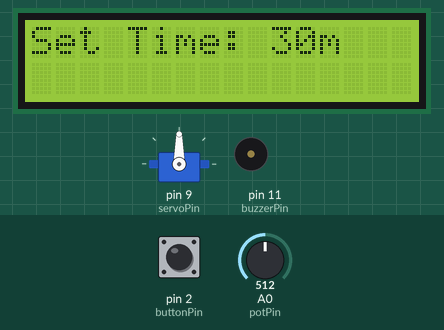
The sketch below on a simulated Arduino Uno, built with avr-gcc and run on an emulated ATmega328P. On the bench: 16×2 character LCD, servo, buzzer (waves = sounding, pin HIGH). The inputs (shaded band) are chosen by the test bench; at power-on: pin 2 (buttonPin) HIGH, A0 (potPin) = 512.

Above: at 1.2 s.
1.3 s: pin 2 (buttonPin) pulled LOW for 0.15 s
At 2.3 s:
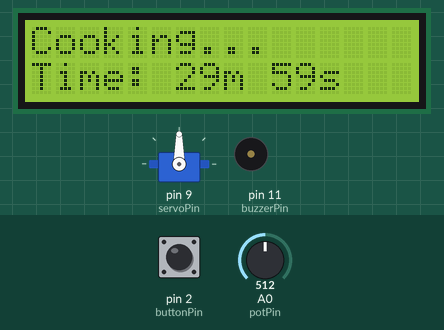
At 4.3 s:
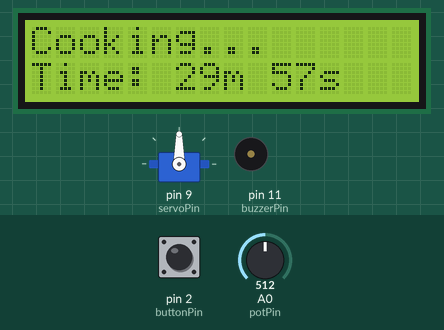
Timing chart, 0 to 5.8 s (numbered marks = the images above; inputs shaded):
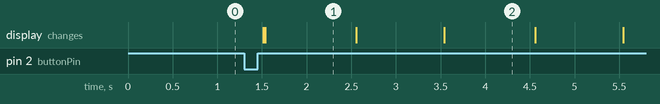

The sketch:

Code.ino
```cpp
#include <Wire.h>
#include <LiquidCrystal_I2C.h>
#include <Servo.h>

LiquidCrystal_I2C lcd(0x27, 16, 2);
Servo gasValve;

const int potPin = A0;
const int buttonPin = 2;
const int buzzerPin = 11;
const int servoPin = 9;

int setMinutes = 0;
unsigned long startTime;
unsigned long durationMs;
bool isRunning = false;

void setup() {
  lcd.init();
  lcd.backlight();
  gasValve.attach(servoPin);
  gasValve.write(90); // Initial "ON" position
  pinMode(buttonPin, INPUT_PULLUP);
  pinMode(buzzerPin, OUTPUT);
}

void loop() {
  if (!isRunning) {
    // Setting Phase
    int val = analogRead(potPin);
    setMinutes = map(val, 0, 1023, 0, 60); // 0 to 60 mins

    lcd.setCursor(0, 0);
    lcd.print("Set Time: ");
    lcd.print(setMinutes);
    lcd.print("m  ");

    if (digitalRead(buttonPin) == LOW && setMinutes > 0) {
      delay(200); // Debounce
      isRunning = true;
      startTime = millis();
      durationMs = (unsigned long)setMinutes * 60000;
      lcd.clear();
    }
  } else {
    // Countdown Phase
    unsigned long elapsed = millis() - startTime;
    if (elapsed >= durationMs) {
      // TIMER FINISHED
      gasValve.write(0); // Turn to OFF position
      digitalWrite(buzzerPin, HIGH);
      lcd.setCursor(0, 0);
      lcd.print("STOVE OFF!     ");
      delay(5000);
      digitalWrite(buzzerPin, LOW);
      isRunning = false;
    } else {
      // Display Remaining Time
      unsigned long remaining = (durationMs - elapsed) / 1000;
      lcd.setCursor(0, 0);
      lcd.print("Cooking...");
      lcd.setCursor(0, 1);
      lcd.print("Time: ");
      lcd.print(remaining / 60);
      lcd.print("m ");
      lcd.print(remaining % 60);
      lcd.print("s    ");
    }
  }
}
```

Measured:
- after the input at 1.3 s, the display: first changes after 0.21 s (image 1 shows a later state)
- what the display in image 2 shows lasts 1.1 s, from 3.5 s to 4.6 s
